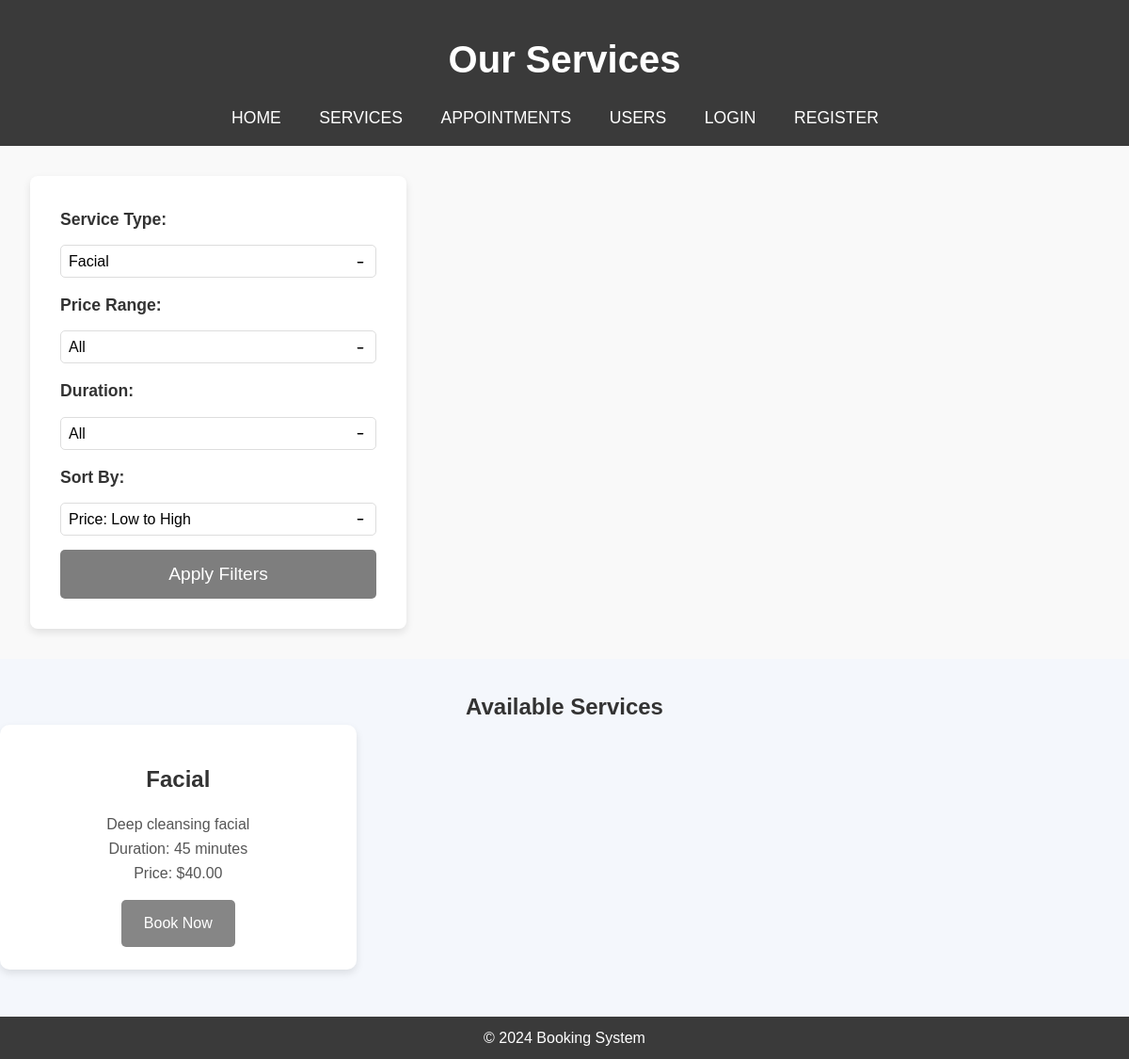
Page /services.php?service_type=Facial on the committed database.
### tables this page shows
CREATE TABLE services (
    service_id INT AUTO_INCREMENT PRIMARY KEY,
    service_name VARCHAR(100) NOT NULL, 
    description TEXT, 
    duration INT NOT NULL,  
    price DECIMAL(10,2) NOT NULL,
    created_at TIMESTAMP DEFAULT CURRENT_TIMESTAMP,
    updated_at TIMESTAMP DEFAULT CURRENT_TIMESTAMP ON UPDATE CURRENT_TIMESTAMP 
);

### services.php (the view, shortened to what this page needs)
<?php
include 'config.php';
$service_type = isset($_GET['service_type']) ? $_GET['service_type'] : '';
$sort_by = isset($_GET['sort_by']) ? $_GET['sort_by'] : 'price_asc';
$query = "SELECT * FROM services WHERE 1";
if ($service_type) {
    $query .= " AND service_name = '$service_type'";
}
switch ($sort_by) {
    case 'price_asc':
        $query .= " ORDER BY price ASC";
        break;
}
$result = $conn->query($query);
?>
<!DOCTYPE html>
<html lang="en">
<head>
    <link rel="stylesheet" href="styles.css">
</head>
<body>
<header>
    <h1>Our Services</h1>
    <nav>
        <ul>
            <li><a href="index.php">Home</a></li>
            <li><a href="services.php">Services</a></li>
            <li><a href="appointments.php">Appointments</a></li>
            <li><a href="users.php">Users</a></li>
            <?php if (!isset($_SESSION['user_id'])): ?>
                <li><a href="login.php">Login</a></li>
                <li><a href="register.php">Register</a></li>
            <?php else: ?>
                <li><a href="logout.php">Logout</a></li>
            <?php endif; ?>
        </ul>
    </nav>
</header>
<main>
    <div class="service-filters">
        <form action="services.php" method="GET">
            <div class="filter-group">
                <label for="service_type">Service Type:</label>
                <select name="service_type" id="service_type">
                    <option value="Facial" <?php echo ($service_type == 'Facial') ? 'selected' : ''; ?>>Facial</option>
                </select>
            </div>
            <div class="filter-group">
                <label for="price_range">Price Range:</label>
                <select name="price_range" id="price_range">
                    <option value="">All</option>
                </select>
            </div>
            <div class="filter-group">
                <label for="duration">Duration:</label>
                <select name="duration" id="duration">
                    <option value="">All</option>
                </select>
            </div>
            <div class="filter-group">
                <label for="sort_by">Sort By:</label>
                <select name="sort_by" id="sort_by">
                    <option value="price_asc" <?php echo ($sort_by == 'price_asc') ? 'selected' : ''; ?>>Price: Low to High</option>
                </select>
            </div>
            <button type="submit">Apply Filters</button>
        </form>
    </div>
    <h2>Available Services</h2>
    <?php if ($result->num_rows > 0): ?>
        <div class="service-list">
            <?php while ($row = $result->fetch_assoc()): ?>
                <div class="service-card">
                    <h3><?php echo $row['service_name']; ?></h3>
                    <p><?php echo $row['description']; ?></p>
                    <p>Duration: <?php echo $row['duration']; ?> minutes</p>
                    <p>Price: $<?php echo number_format($row['price'], 2); ?></p>
                    <a href="booking.php?service_id=<?php echo $row['service_id']; ?>" class="cta-btn">Book Now</a>
                </div>
            <?php endwhile; ?>
        </div>
    <?php else: ?>
        <p>No services available.</p>
    <?php endif; ?>
</main>
<footer>
    <p>&copy; 2024 Booking System</p>
</footer>
</body>
</html>

### styles.css (style rules this page uses)
* { margin: 0; padding: 0; box-sizing: border-box; font-family: 'Arial', sans-serif; }
body { background-color: #f4f7fc; color: #333; line-height: 1.6; }
a { text-decoration: none; color: inherit; }
h1, h2, h3 { font-family: 'Helvetica', sans-serif; text-align: center; margin-top: 15px; }
header { background-color: #3a3a3a; color: white; padding: 1rem 2rem; text-align: center; }
header h1 { font-size: 2.5rem; margin-bottom: 10px; }
nav ul { list-style-type: none; margin-top: 1rem; }
nav ul li { display: inline; margin-right: 20px; }
nav ul li a { font-size: 1.1rem; color: white; text-transform: uppercase; padding: 0.5rem; transition: background-color 0.3s ease; }
.service-filters { display: flex; flex-direction: column; gap: 1rem; background-color: #f9f9f9; padding: 2rem; margin-bottom: 2rem; }
.filter-group { display: flex; flex-direction: column; gap: 0.5rem; }
.filter-group label { font-weight: bold; }
.filter-group input, .filter-group select { padding: 0.5rem; font-size: 1rem; border: 1px solid #ddd; border-radius: 5px; }
.service-list { display: grid; grid-template-columns: repeat(auto-fill, minmax(280px, 1fr)); gap: 2rem; }
.service-card { background-color: #fff; padding: 1.5rem; border-radius: 10px; box-shadow: 0 4px 8px rgba(0, 0, 0, 0.1); text-align: center; transition: transform 0.3s ease; }
.service-card h3 { font-size: 1.5rem; margin-bottom: 1rem; }
.service-card p { font-size: 1rem; color: #555; }
.cta-btn { display: inline-block; padding: 0.75rem 1.5rem; background-color: #868686; color: white; text-decoration: none; border-radius: 5px; margin-top: 1rem; }
footer { background-color: #3a3a3a; color: white; text-align: center; padding: 10px 0; margin-top: 50px; }
footer p { font-size: 1rem; }
form { background-color: white; padding: 2rem; border-radius: 8px; box-shadow: 0 4px 8px rgba(0, 0, 0, 0.1); width: 100%; max-width: 400px; text-align: left; }
form div { margin-bottom: 15px; }
form label { font-size: 1.1rem; margin-bottom: 5px; display: block; }
form button { width: 100%; padding: 15px; font-size: 1.2rem; background-color: #7e7e7e; color: white; border: none; border-radius: 5px; cursor: pointer; transition: background-color 0.3s ease; }
form select { width: 100%; padding: 12px; font-size: 1rem; border: 1px solid #ccc; border-radius: 5px; background-color: #fff; appearance: none; -webkit-appearance: none; -moz-appearance: none; cursor: pointer; transition: border-color 0.3s ease; }
form select option { padding: 10px; }
form select::after { content: ' ▼'; font-size: 1rem; color: #888; position: absolute; right: 15px; top: 50%; transform: translateY(-50%); }
form select { background-repeat: no-repeat; background-position: right 10px center; background-size: 12px; }

### rows in the picture
services: service_name "Facial", description "Deep cleansing facial", duration "45", price "40.00"
